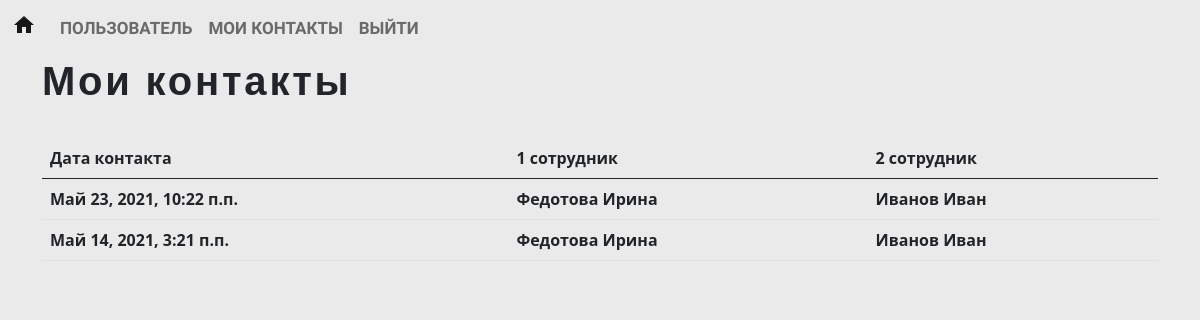
Page /contacts (signed in) on the earlier database version.
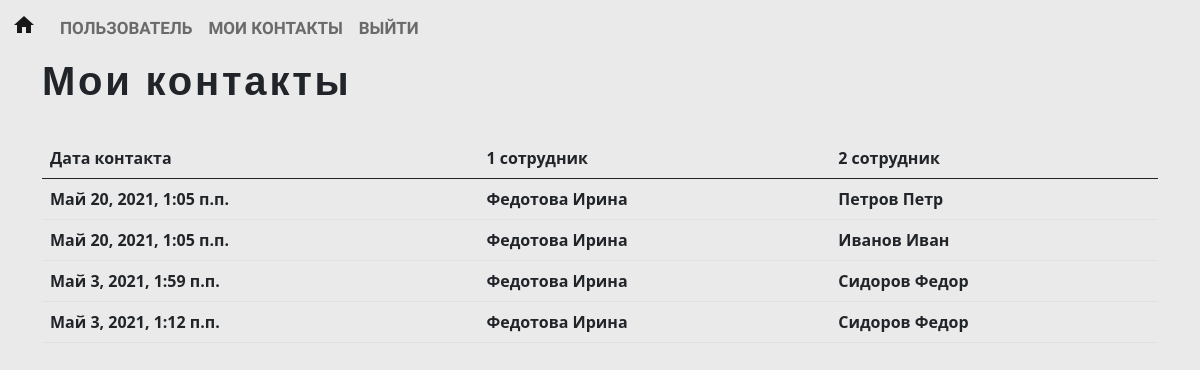
Same page on the later database version.
### main/models.py (models this page shows, shortened)
class Contact(models.Model):
	first_user = models.ForeignKey(User, on_delete=models.CASCADE, related_name='+')
	second_user = models.ForeignKey(User, on_delete=models.CASCADE,  related_name='+')
	date = models.DateTimeField()
	class Meta:
		ordering = ('-date', )
		verbose_name = 'контакт'
		verbose_name_plural = 'контакты'

### main/views.py (the view)
# urls.py: path('contacts', views.contacts, name='contacts'),
def contacts(request):
	if not can_i_let_him_in(request):
		return redirect('login')
	user = request.user
	contact_list = Contact.objects.all()
	if user.is_staff:
		return render(request, 'contacts.html', {'contacts' : contact_list, 'empty' : len(contact_list) == 0, 'to_ill' : True})
	our_contact_list = []
	for contact in contact_list:
		if contact.first_user.username == user.username or contact.second_user.username == user.username:
			our_contact_list.append(contact)
	return render(request, 'contacts.html', {'contacts' : our_contact_list, 'empty' : len(our_contact_list) == 0})

### main/views.py (called while the page is built)
def can_i_let_him_in(request):
	return (request.user.is_authenticated and not request.user.is_superuser)

### main/templates/contacts.html (shortened to what this page needs)
{% extends 'base.html' %}
{% block content %}
<div class="container">
	<h1 class="text_title">
		{% if request.user.is_staff %}
			Контакты сотрудников
		{% else %}
			Мои контакты
		{% endif %}
	</h1>
	<br>
	{% if not empty %}
		<div>
			<table class="table">
			  <thead>
			    <tr>
			      <th scope="col">Дата контакта</th>
			      <th scope="col">1 сотрудник</th>
			      <th scope="col">2 сотрудник</th>
			    </tr>
			  </thead>
			  <tbody>
			{% for contact in contacts %}
				{% if request.user.is_staff %}
				<tr>
					<th>{{contact.date}}</th>
					<th><a class="link-dark" href="{% url 'info_about_person' contact.first_user.id %}">{{contact.first_user.last_name}}  {{contact.first_user.first_name}}</a>
						{% if contact.first_user.groups.all.0.name == 'ill' %}
							<span class="material-icons text-danger">coronavirus</span>
						{% endif %}
					</th>
					<th><a class="link-dark" href="{% url 'info_about_person' contact.second_user.id %}">{{contact.second_user.last_name}} {{contact.second_user.first_name}}</a>
						{% if contact.second_user.groups.all.0.name == 'ill' %}
							<span class="material-icons text-danger">coronavirus</span>
					{% endif %}
					</th>
				</tr>
				{% else %}
				<tr>
					<th>{{contact.date}}</th>
					<th>{{contact.first_user.last_name}} {{contact.first_user.first_name}}</th>
					<th>{{contact.second_user.last_name}} {{contact.second_user.first_name}}</th>
				</tr>
				{% endif %}
 			{% endfor %}
			  </tbody>
				</table>
		</div>
	{% endif %}
</div>
{% endblock %}

Differences in the rows shown:
removed Contact: date "Май 23, 2021, 10:22 п.п.", first_user.last_name "Федотова", first_user.first_name "Ирина", second_user.last_name "Иванов", second_user.first_name "Иван"
removed Contact: date "Май 14, 2021, 3:21 п.п.", first_user.last_name "Федотова", first_user.first_name "Ирина", second_user.last_name "Иванов", second_user.first_name "Иван"
added Contact: date "Май 20, 2021, 1:05 п.п.", first_user.last_name "Федотова", first_user.first_name "Ирина", second_user.last_name "Петров", second_user.first_name "Петр"
added Contact: date "Май 20, 2021, 1:05 п.п.", first_user.last_name "Федотова", first_user.first_name "Ирина", second_user.last_name "Иванов", second_user.first_name "Иван"
added Contact: date "Май 3, 2021, 1:59 п.п.", first_user.last_name "Федотова", first_user.first_name "Ирина", second_user.last_name "Сидоров", second_user.first_name "Федор"
added Contact: date "Май 3, 2021, 1:12 п.п.", first_user.last_name "Федотова", first_user.first_name "Ирина", second_user.last_name "Сидоров", second_user.first_name "Федор"
